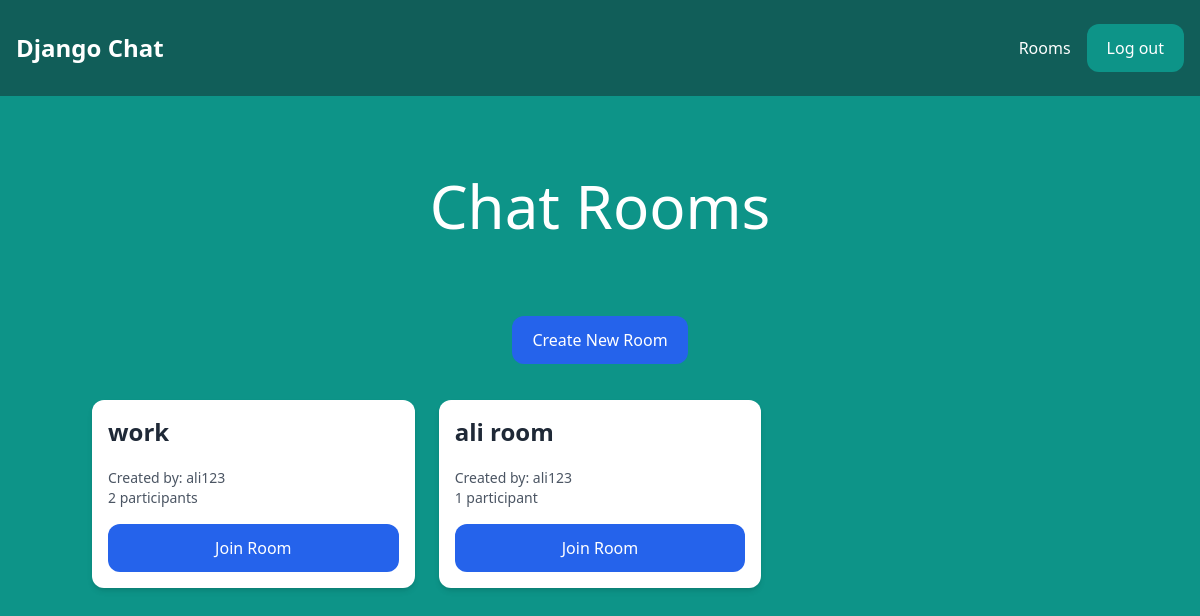
The app's page /rooms/ (signed in), older data.
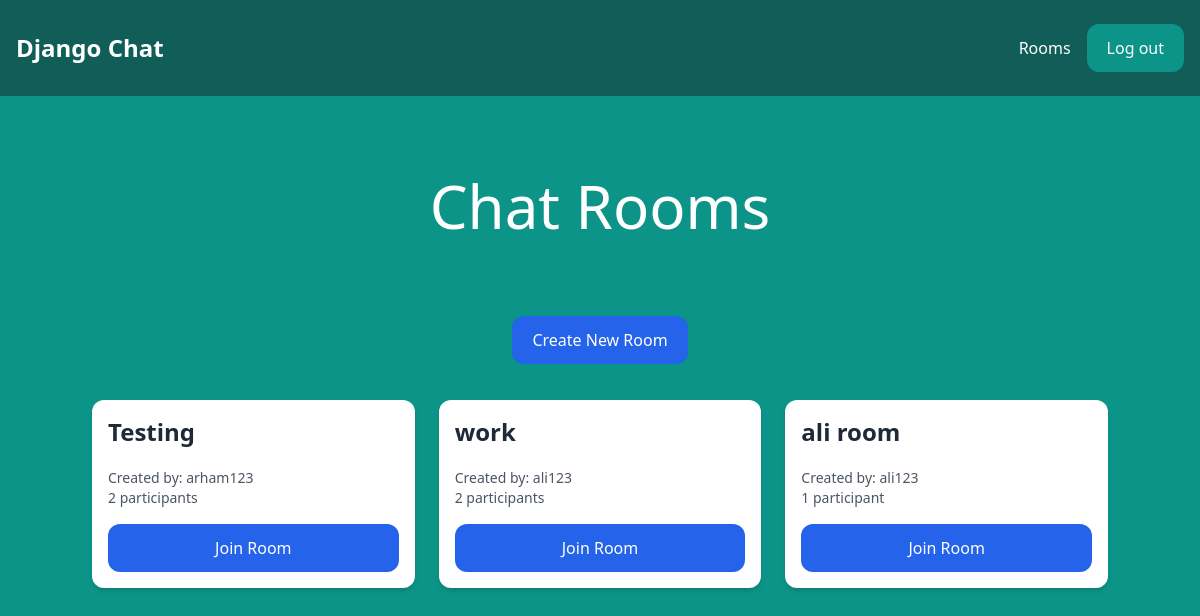
The same page, newer data.
### room/models.py (models this page shows, shortened)
class Room(models.Model):
    name = models.CharField(max_length=255)
    slug = models.SlugField(unique=True)
    participants = models.ManyToManyField(User, related_name='chat_rooms', blank=True)
    created_by = models.ForeignKey(User, on_delete=models.CASCADE, related_name='created_rooms', null=True)
    created_at = models.DateTimeField(default=timezone.now)
    last_activity = models.DateTimeField(auto_now=True)
    is_private = models.BooleanField(default=True)
    description = models.TextField(blank=True)
    class Meta:
        ordering = ['-last_activity']

### room/views.py (the view)
# urls.py: path('rooms/', include('room.urls')),
@login_required
def rooms(request):
    rooms = Room.objects.filter(
        Q(participants=request.user) | Q(is_private=False)
    ).distinct()
    return render(request, 'room/rooms.html', {
        'rooms': rooms
    })

### room/templates/room/rooms.html (shortened to what this page needs)
{% extends "core/base.html" %}
{% block content %}
    <div class="p-10 lg:p-20 text-center">
        <h1 class="text-3xl lg:text-6xl text-white">Chat Rooms</h1>
    </div>
    <div class="w-full flex justify-center mb-6">
        <a href="{% url 'create_room' %}" class="px-5 py-3 rounded-xl text-white bg-blue-600 hover:bg-blue-700 transition-colors">
            Create New Room
        </a>
    </div>
    <div class="w-full flex flex-wrap items-center px-4 lg:px-20">
        {% for room in rooms %}
            <div class="w-full lg:w-1/3 px-3 py-3">
                <div class="p-4 bg-white rounded-xl shadow-md hover:shadow-lg transition-shadow">
                    <h2 class="mb-5 text-2xl font-semibold text-gray-800">{{ room.name }}</h2>
                    <div class="mb-4">
                        <p class="text-sm text-gray-600">
                            Created by: {{ room.created_by.username }}
                            <br>
                            {{ room.participants.count }} participant{{ room.participants.count|pluralize }}
                        </p>
                    </div>
                    <a href="{% url 'room' room.slug %}" class="px-5 py-3 block rounded-xl text-white bg-blue-600 hover:bg-blue-700 transition-colors text-center">
                        Join Room
                    </a>
                </div>
            </div>
        {% empty %}
            <div class="w-full text-center text-gray-300">
                <p class="text-xl">No rooms available</p>
                <p class="mt-2">Create a room to get started!</p>
            </div>
        {% endfor %}
    </div>
{% endblock %}

Row changes from the older to the newer data that the page shows:
added Room: name "Testing", created_by.username "arham123", participants.count "2"
